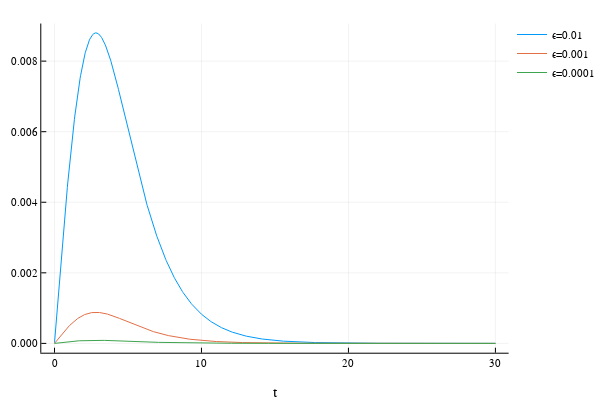

The cell this chart's notebook holds for it:
### Markdown cell above
- **Representar la gráfica de la función $G(t,epsilon)$ con respecto al tiempo para $\epsilon=0.01$ en el intervalo $t \in [0,30]$. Añadir en la misma figura la gráfica de la función $G(t,\epsilon)$ para $\epsilon=0.001$, y otra más para $\epsilon=0.0001$.**

### Code cell
tF = 30
tt = range(0,tF,length=1000)
ϵ = 0.01
gg = G.(tt,ϵ)
plot(tt,gg, xlabel="t", label="ϵ=0.01")
ϵ = 0.001
gg = G.(tt,ϵ)
plot!(tt,gg, label="ϵ=0.001")
ϵ = 0.0001
gg = G.(tt,ϵ)
plot!(tt,gg, label="ϵ=0.0001")

### Figure 1 — Plotly figure (JSON) as saved in the notebook; plotly's stock layout.template omitted (floating-point values rounded to 4 significant figures; data arrays with more than 128 entries replaced by an {"elided": "..."} marker saying what was removed)
{"data": [{"colorbar": {"title": ""}, "hoverinfo": "text", "legendgroup": "ϵ=0.01", "line": {"color": "rgba(0, 154, 250, 1.000)", "dash": "solid", "shape": "linear", "width": 1}, "mode": "lines", "name": "ϵ=0.01", "showlegend": true, "text": {"elided": "1000 null values"}, "type": "scatter", "x": {"elided": "1000 float values"}, "xaxis": "x1", "y": {"elided": "1000 float values"}, "yaxis": "y1", "zmax": 0.1, "zmin": -0.1}, {"colorbar": {"title": ""}, "hoverinfo": "text", "legendgroup": "ϵ=0.001", "line": {"color": "rgba(227, 111, 71, 1.000)", "dash": "solid", "shape": "linear", "width": 1}, "mode": "lines", "name": "ϵ=0.001", "showlegend": true, "text": {"elided": "1000 null values"}, "type": "scatter", "x": {"elided": "1000 float values"}, "xaxis": "x1", "y": {"elided": "1000 float values"}, "yaxis": "y1", "zmax": 0.1, "zmin": -0.1}, {"colorbar": {"title": ""}, "hoverinfo": "text", "legendgroup": "ϵ=0.0001", "line": {"color": "rgba(62, 164, 78, 1.000)", "dash": "solid", "shape": "linear", "width": 1}, "mode": "lines", "name": "ϵ=0.0001", "showlegend": true, "text": {"elided": "1000 null values"}, "type": "scatter", "x": {"elided": "1000 float values"}, "xaxis": "x1", "y": {"elided": "1000 float values"}, "yaxis": "y1", "zmax": 0.1, "zmin": -0.1}], "layout": {"annotations": [], "height": 400, "legend": {"bgcolor": "rgba(255, 255, 255, 1.000)", "bordercolor": "rgba(0, 0, 0, 1.000)", "font": {"color": "rgba(0, 0, 0, 1.000)", "family": "sans-serif", "size": 11}, "tracegroupgap": 0, "x": 1, "y": 1}, "margin": {"b": 20, "l": 0, "r": 0, "t": 20}, "paper_bgcolor": "rgba(255, 255, 255, 1.000)", "plot_bgcolor": "rgba(255, 255, 255, 1.000)", "showlegend": true, "width": 600, "xaxis": {"anchor": "y1", "domain": [0.08064, 0.9934], "gridcolor": "rgba(0, 0, 0, 0.100)", "gridwidth": 0.5, "linecolor": "rgba(0, 0, 0, 1.000)", "mirror": false, "range": [-0.9, 30.9], "showgrid": true, "showline": true, "showticklabels": true, "tickangle": 0, "tickcolor": "rgb(0, 0, 0)", "tickfont": {"color": "rgba(0, 0, 0, 1.000)", "family": "sans-serif", "size": 11}, "tickmode": "array", "ticks": "inside", "ticktext": ["0", "10", "20", "30"], "tickvals": [0, 10, 20, 30], "title": "t", "titlefont": {"color": "rgba(0, 0, 0, 1.000)", "family": "sans-serif", "size": 15}, "type": "-", "visible": true, "zeroline": false, "zerolinecolor": "rgba(0, 0, 0, 1.000)"}, "yaxis": {"anchor": "x1", "domain": [0.07581, 0.9902], "gridcolor": "rgba(0, 0, 0, 0.100)", "gridwidth": 0.5, "linecolor": "rgba(0, 0, 0, 1.000)", "mirror": false, "range": [-0.000264, 0.009065], "showgrid": true, "showline": true, "showticklabels": true, "tickangle": 0, "tickcolor": "rgb(0, 0, 0)", "tickfont": {"color": "rgba(0, 0, 0, 1.000)", "family": "sans-serif", "size": 11}, "tickmode": "array", "ticks": "inside", "ticktext": ["0.000", "0.002", "0.004", "0.006", "0.008"], "tickvals": [0, 0.002, 0.004, 0.006, 0.008], "title": "", "titlefont": {"color": "rgba(0, 0, 0, 1.000)", "family": "sans-serif", "size": 15}, "type": "-", "visible": true, "zeroline": false, "zerolinecolor": "rgba(0, 0, 0, 1.000)"}}}
